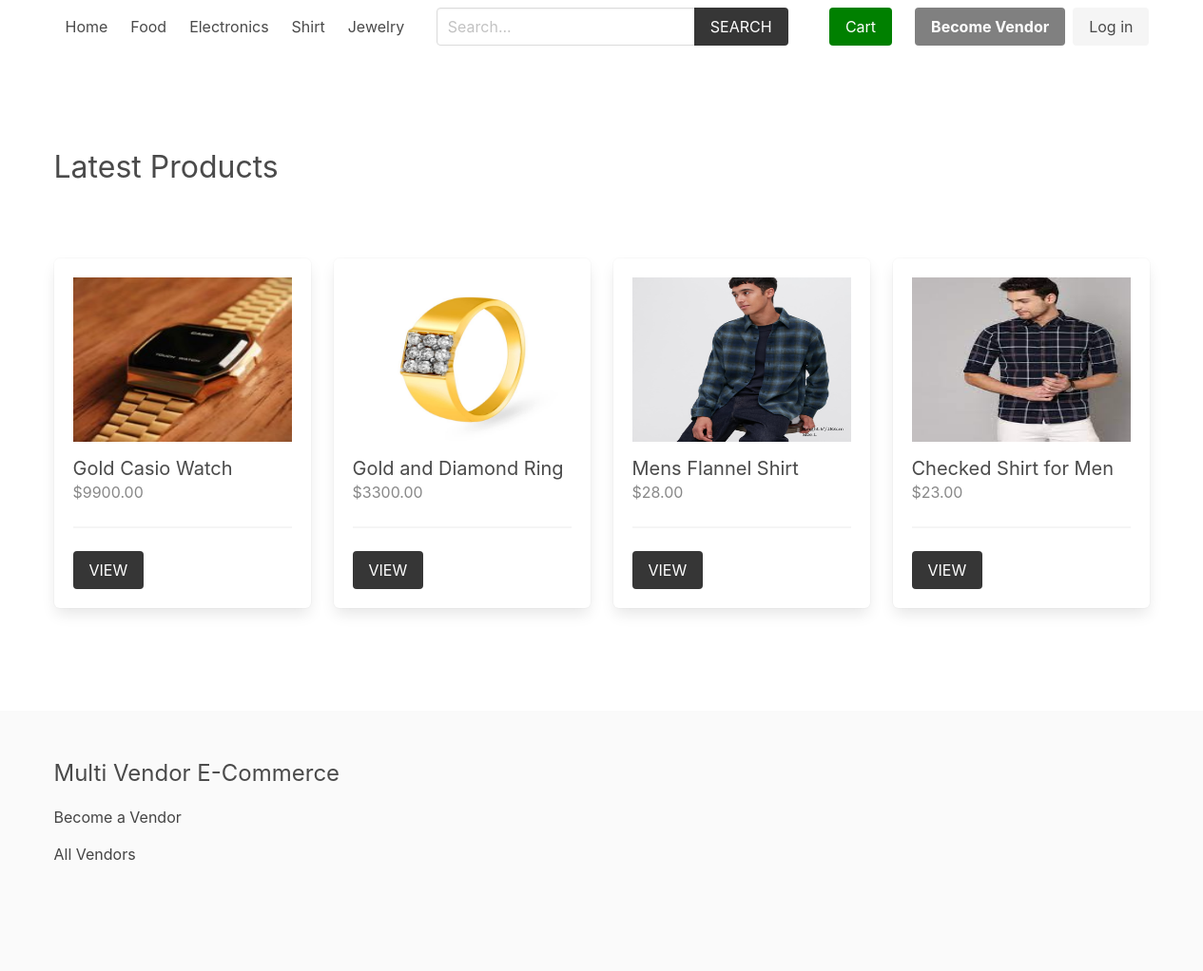
The page / on the database its author committed.
### product/models.py (models this page shows, shortened)
class Category(models.Model):
    title = models.CharField(max_length=50)
    slug = models.SlugField(max_length=55)
    ordering = models.IntegerField(default=0)
    class Meta:
        ordering = ['ordering']

class Product(models.Model):
    category = models.ForeignKey(Category, related_name='products', on_delete=models.CASCADE)
    vendor = models.ForeignKey(Vendor, related_name="products", on_delete=models.CASCADE)
    title = models.CharField(max_length=50)
    slug = models.SlugField(max_length=55)
    description = models.TextField(blank=True, null=True)
    price = models.DecimalField(max_digits=6, decimal_places=2)
    added_date = models.DateTimeField(auto_now_add=True)
    image = models.ImageField(upload_to='uploads/', blank=True, null=True)
    thumbnail = models.ImageField(upload_to='uploads/', blank=True, null=True) # Change uploads to thumbnails
    class Meta:
        ordering = ['-added_date']
    def get_thumbnail(self):
        if self.thumbnail:
            return self.thumbnail.url

### core/views.py (the view)
# urls.py: path('', views.frontpage, name="home"),
def frontpage(request):
    newest_products = Product.objects.all()[0:8]
    context = {
        'newest_products': newest_products,
    }
    return render(request, 'core/frontpage.html', context)

### cart/cart.py (called while the page is built)
    def __len__(self):
        return sum(item['quantity'] for item in self.cart.values())

### cart/context_processors.py (called while the page is built)
def cart(request):
    return {'cart': Cart(request)}

### product/context_processors.py (called while the page is built)
def menu_categories(request):
    categories = Category.objects.all()
    return {'categories': categories}

### templates/core/frontpage.html (shortened to what this page needs)
{% extends 'core/base.html' %}
{% block content %}
    <div class="columns is-multiline mb-6">
        <div class="column is-12 has-test-centered mt-6 mb-6">
            <h2 class="is-size-3">Latest Products</h2>
        </div>
        {% for product in newest_products %}
            {% include 'product/parts/list_item.html' %}
        {% endfor %}
    </div>
{% endblock content %}

### templates/core/base.html (shortened to what this page needs)
{% load static %}
<!DOCTYPE html>
<html lang="en">
<head>
    <link rel="stylesheet" href="https://cdn.jsdelivr.net/npm/bulma@0.9.2/css/bulma.min.css">
    <link rel="stylesheet" href="{% static 'css/main.css' %}">
</head>
<body>
    <div class="container">
        <nav class="navbar" role="navigation" aria-label="main navigation">
            <div id="navbarBasicExample" class="navbar-menu">
                <div class="navbar-start">
                <a class="navbar-item" href="{% url 'core:home' %}">
                    Home
                </a>
                {% for category in categories %}
                    <a class="navbar-item" href="{% url 'product:category' category.slug %}">
                        {{category.title}}
                    </a>
                {% endfor %}
                </div>
                <div class="navbar-start">
                    <div class="navbar-item">
                        <form method="get" action="{% url 'product:search' %}">
                            <div class="field has-addons">
                                <div class="control">
                                    <input type="search" name="query" id="" class="input" placeholder="Search...">
                                </div>
                                <div class="control">
                                    <button class="button is-dark is-uppercase">Search</button>
                                </div>
                            </div>
                        </form>
                    </div>
                </div>
                <div class="navbar-end">
                <div class="navbar-item">
                    <a href="{% url 'cart:cart' %}" class="button is-warning" style="background-color: green; color:white;">Cart {% if cart %}({{cart|length}}){% endif %}</a>
                </div>
                {% if request.user.is_authenticated %}
                <div class="navbar-item has-dropdown is-hoverable">
                    <a class="navbar-link is-capitalized">
                    {{user.vendor.name}}
                    </a>
                    <div class="navbar-dropdown">
                    <a class="navbar-item" href="{% url 'vendor:vendor-admin' %}">
                        Profile
                    </a>
                    <a class="navbar-item" href="{% url 'vendor:edit-vendor' %}">
                        Update Profile
                    </a>
                    <a class="navbar-item" href="{% url 'vendor:add-product' %}">
                        Add Product
                    </a>
                    <hr class="navbar-divider">
                    <a class="navbar-item" href="{% url 'vendor:logout' %}">
                        Logout
                    </a>
                    </div>
                </div>
                {% else %}
                <div class="navbar-item">
                    <div class="buttons">
                        <a class="button is-primary" href="{% url 'vendor:become-vendor' %}" style="background-color: gray;">
                            <strong>Become Vendor</strong>
                        </a>
                        <a class="button is-light" href="{% url 'vendor:login' %}">
                            Log in
                        </a>
                    </div>
                </div>
                {% endif %}
                </div>
            </div>
            </nav>
    </div>
    <section class="section">
        <div class="container">
            {% block content %}{% endblock content %}
        </div>
    </section>
    <footer class="footer">
        <div class="container">
            <h3 class="is-size-4 mb-4">Multi Vendor E-Commerce</h3>
            {% if request.user.is_authenticated %}
                <a href="{% url 'vendor:vendor-admin' %}">Vendor Admin</a>
            {% else %}
                <a href="{% url 'vendor:become-vendor' %}">Become a Vendor</a>
            {% endif %}
            <br>
            <a href="{% url 'vendor:vendors' %}">All Vendors</a>
        </div>
    </footer>
</body>
</html>

### templates/product/parts/list_item.html
<div class="column is-3 product-list-item">
                <div class="box">
                    <figure class="image is-4by3 mb-4">
                        <img src="{{ product.get_thumbnail }}" alt="{{product.title}}">
                    </figure>
                    <h2 class="subtitle">{{product.title}}</h2>
                    <h3 class="price is-size-6 mb-5">${{product.price}}</h3>
                    <hr>
                    <a href="{% url 'product:product' product.category.slug product.slug %}" class="button is-dark is-uppercase">View</a>
                </div>
            </div>

### core/static/css/main.css (style rules this page uses)
.footer a { margin-bottom: 15px; display: inline-block; color: #444; }
.product-list-item .box .subtitle { margin-bottom: 0; }
.product-list-item .box .price { color: #888; }

### rows shown on the page
Category: title "Food"
Category: title "Electronics"
Category: title "Shirt"
Category: title "Jewelry"
Product: get_thumbnail (picture), title "Gold Casio Watch", price "9900.00"
Product: get_thumbnail (picture), title "Gold and Diamond Ring", price "3300.00"
Product: get_thumbnail (picture), title "Mens Flannel Shirt", price "28.00"
Product: get_thumbnail (picture), title "Checked Shirt for Men", price "23.00"
